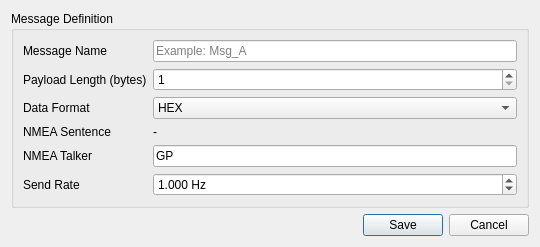
<?xml version="1.0" encoding="UTF-8"?>
<ui version="4.0">
 <class>MessageDefinitionDialog</class>
 <widget class="QDialog" name="MessageDefinitionDialog">
  <property name="geometry"><rect><x>0</x><y>0</y><width>540</width><height>240</height></rect></property>
  <property name="windowTitle"><string>Message Definition</string></property>
  <layout class="QVBoxLayout" name="mainLayout">
   <item>
    <widget class="QGroupBox" name="definitionGroup">
     <property name="title"><string>Message Definition</string></property>
     <layout class="QFormLayout" name="formLayout">
      <item row="0" column="0"><widget class="QLabel" name="lblMessageName"><property name="text"><string>Message Name</string></property></widget></item>
      <item row="0" column="1"><widget class="QLineEdit" name="txtMessageName"><property name="placeholderText"><string>Example: Msg_A</string></property></widget></item>
      <item row="1" column="0"><widget class="QLabel" name="lblPayloadLength"><property name="text"><string>Payload Length (bytes)</string></property></widget></item>
      <item row="1" column="1"><widget class="QSpinBox" name="spinPayloadLength"><property name="minimum"><number>1</number></property><property name="maximum"><number>65507</number></property><property name="value"><number>1</number></property><property name="toolTip"><string>Total size of the payload this message transmits. Every field must fit inside it. A single UDP datagram can carry at most 65507 bytes. Ignored for NMEA messages (their length follows from the sentence).</string></property></widget></item>
      <item row="2" column="0"><widget class="QLabel" name="lblDataFormat"><property name="text"><string>Data Format</string></property></widget></item>
      <item row="2" column="1"><widget class="QComboBox" name="cmbDataFormat"><property name="toolTip"><string>HEX: fields are placed at byte offsets in a binary payload (default). NMEA: the message is sent as an ASCII NMEA 0183 sentence built from positional fields.</string></property><item><property name="text"><string>HEX</string></property></item><item><property name="text"><string>NMEA</string></property></item></widget></item>
      <item row="3" column="0"><widget class="QLabel" name="lblNmeaSentenceCaption"><property name="text"><string>NMEA Sentence</string></property></widget></item>
      <item row="3" column="1"><widget class="QLabel" name="lblNmeaSentence"><property name="text"><string>-</string></property></widget></item>
      <item row="4" column="0"><widget class="QLabel" name="lblNmeaTalker"><property name="text"><string>NMEA Talker</string></property></widget></item>
      <item row="4" column="1"><widget class="QLineEdit" name="txtNmeaTalker"><property name="text"><string>GP</string></property><property name="maxLength"><number>2</number></property><property name="toolTip"><string>2-character talker id placed before the formatter when the sentence is built ($GPGGA = talker GP). Common talkers: GP (GPS), GN (GNSS), GL (GLONASS), HE (gyro), II (integrated instruments).</string></property></widget></item>
      <item row="5" column="0"><widget class="QLabel" name="lblSendFrequency"><property name="text"><string>Send Rate</string></property></widget></item>
      <item row="5" column="1"><widget class="QDoubleSpinBox" name="spinSendFrequency"><property name="decimals"><number>3</number></property><property name="minimum"><double>0.001000000000000</double></property><property name="maximum"><double>1000.000000000000000</double></property><property name="value"><double>1.000000000000000</double></property><property name="suffix"><string> Hz</string></property><property name="toolTip"><string>How many times per second this message is re-sent while streaming (0.001 to 1000 Hz). All fields of the message travel together in one payload.</string></property></widget></item>
     </layout>
    </widget>
   </item>
   <item><widget class="QDialogButtonBox" name="buttonBox"><property name="orientation"><enum>Qt::Horizontal</enum></property><property name="standardButtons"><set>QDialogButtonBox::Cancel|QDialogButtonBox::Save</set></property></widget></item>
  </layout>
 </widget>
 <resources/>
 <connections/>
</ui>
